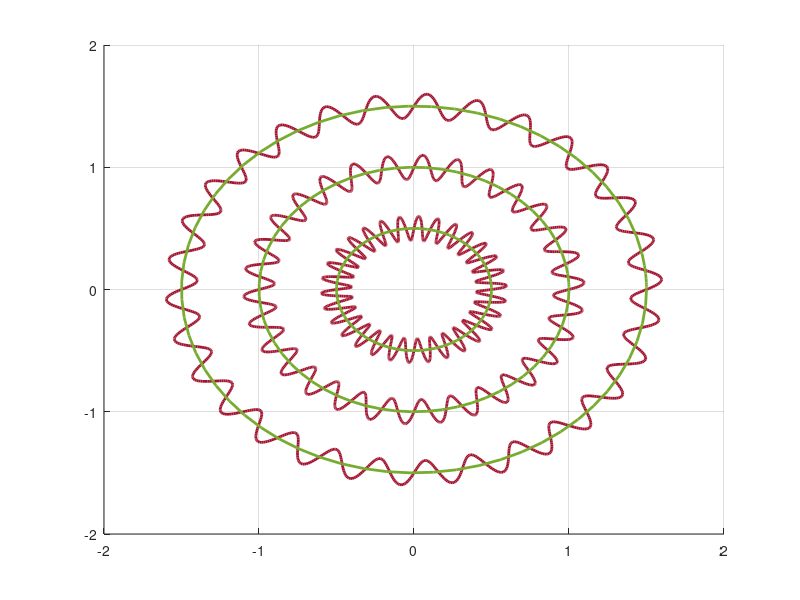

Recreate this plot in MATLAB. (Note: this script raises an error after producing the figure.)
%% 1. Setup

%% 1.1 Full order system (FOM)
a = 3; b = 5*2*3; omega = 1;                                                % large oscillations
%a = 1; b = 50*2*pi;                                                        % small oscillations

dxdt = @(x) [a*cos(b*x(2));omega];                                          % dynamics of radial oscillator
T = 2*pi;                                                                   % upper time for simulation

%% 1.2 Reduced order system (ROM)
Phi = @(g,x) [x(1)+g*0;x(2)+g];                                             % G = SO(2) in representation as real number, elements act on (r,theta) by adding to angle
rho = @(x) omega; %[0, -1; 1, 0];                                               
id_G = 0; 
%exp_G = @(A) [cos(A), -sin(A); sin(A), cos(A)];


%% 2. Solving ODEs:
options = odeset('AbsTol',1e-10,'RelTol',1e-10,'MaxStep',0.1);

n = 3;                                                                      % number of ICs
lower = 0.5;                                                                % step for ICs
x0s = [lower:lower:n*lower; zeros(1,n)];

xn = cell(n,1);                                                             % full order states
gn = cell(n,1);                                                             % reduced order states
x_barn = cell(n,1);                                                         % approximate states

for i = 1:n
    %% 2.1 Solving FOM
    %fprintf("Simulating FOM ... \n")
    tic
    x0 = x0s(:,i);
    x = ode45(@(t,x)dxdt(x),[0 T], x0, options);
    xn{i} = x.y;
    t_FOM(i) = toc;

    %% 2.2 Solving ROM
    %fprintf("Simulating ROM ... \n")
    tic
    g = ode45(@(t,g)rho(Phi(g,x0)),[0 T], id_G, options);
    gn{i} = g.y;
    x_barn{i} = Phi(gn{i},x0);
    t_ROM(i) = toc;
end

%% 3. Plotting
polar_to_cart = @(x) [x(1,:).*cos(x(2,:));x(1,:).*sin(x(2,:))];

figure()
hold on
grid on
ticks = -1.6:0.4:1.6;

for i = 1:n
    cart_FOM = polar_to_cart(xn{i});
    cart_ROM = polar_to_cart(x_barn{i});  
    plot(cart_FOM(1,:),cart_FOM(2,:), 'linewidth',2, 'Color','#A2142F')
    plot(cart_ROM(1,:),cart_ROM(2,:), 'linewidth',2, 'Color','#77AC30')
    %legendstr = legendstr + ',' + 'FOM','ROM'
end

hold off
title('Radial oscillator',Interpreter ='latex')
xlabel('$x$-Position',Interpreter='latex')
ylabel('$y$-Position',Interpreter='latex')
legend('FOM','ROM',Interpreter='latex')

xticks(ticks)
xlim([-1.6, 1.6])
yticks(ticks)
ylim([-1.6, 1.6])
